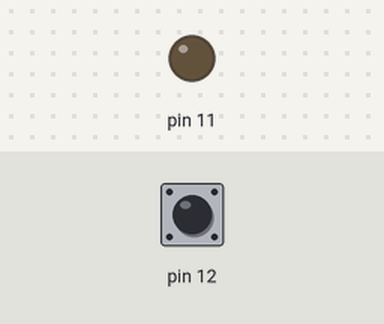
The program below on a simulated Raspberry Pi (header pin numbers). Parts: output pins drawn as LEDs (lit = HIGH). Inputs (shaded band) come from the test bench; at power-on: pin 12 HIGH. What the program prints to the terminal is not drawn.

Above: at 1.2 s.
1.3 s: pin 12 pulled LOW for 0.15 s
At 2.5 s:
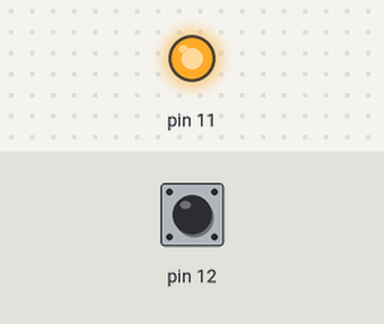
2.9 s: pin 12 pulled LOW for 1 s
At 3.9 s:
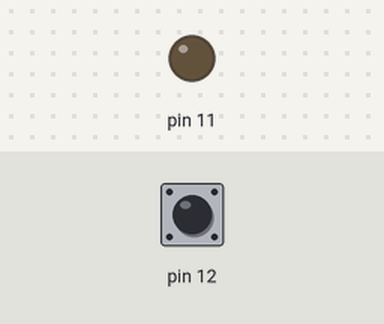
5.4 s: pin 12 pulled LOW for 3.2 s
At 5.8 s:
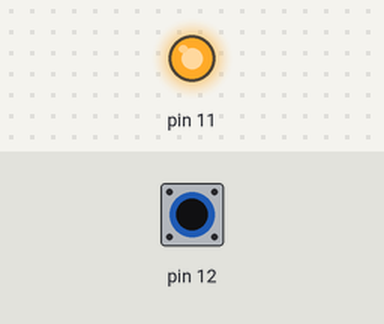
Timing chart, 0 to 8.4 s (numbered marks = the images above; inputs shaded):
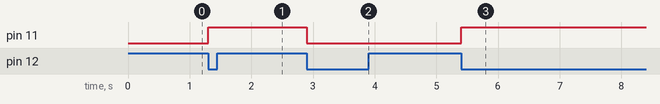

The program:

main.py
```python
import RPi.GPIO as gpio
from lamp import lamp as led_lamp

if __name__ == "__main__":
    LED_PIN = 11
    BUTTON_PIN = 12

    lamp = led_lamp(LED_PIN, BUTTON_PIN, gpio.PUD_UP, gpio.FALLING)

    print(lamp.light.state)

    try:
        while True:
            pass
    except KeyboardInterrupt:
        lamp.cleanup()
```

lamp.py
```python
import RPi.GPIO as gpio
from button_led import led
from button_led import button as b


class lamp:

    BOUNCE_TIME = 300 # in ms

    def __init__(self, lpin, bpin, pud, edge):
        self.light = led(lpin, gpio.LOW)
        self.button = b(bpin, pud, edge)
        gpio.add_event_detect(bpin, gpio.FALLING, callback = self.button_pressed, bouncetime = self.BOUNCE_TIME)

    def button_pressed(self, channel):
        self.light.toggle_state()

    def cleanup(self):
        self.light.clean_gpio()
```

button_led.py
```python
import RPi.GPIO as gpio

class led:
    def __init__(self, pin, state):
        self.pin = pin
        self.state = state

        self.setup()

    def setup(self):
        gpio.setmode(gpio.BOARD) # physical GPIO numbering
        gpio.setup(self.pin, gpio.OUT)

    def set_state(self, state):
        self.state = state
        gpio.output(self.pin, state)

    def toggle_state(self):
        self.set_state(not self.state)

    def clean_gpio(self):
        gpio.cleanup()

class button:

    def __init__(self, pin, pud, edge):
        self.pin = pin
        self.pud = pud
        self.edge = edge

        self.setup()

    def setup(self):
        gpio.setup(self.pin, gpio.IN, self.pud)
```

Measured:
- after the input at 1.3 s, pin 11: LOW → HIGH at once
- after the input at 2.9 s, pin 11: HIGH → LOW at once
- after the input at 5.4 s, pin 11: LOW → HIGH at once
